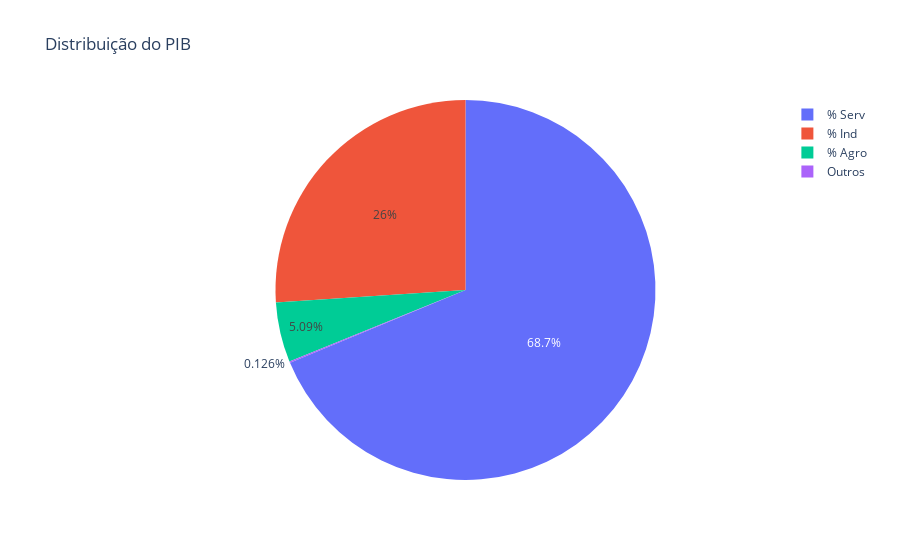

Notebook code cell kept with this figure:
### Code cell
fig = px.pie(pie, values='Country', names='Index', title='Distribuição do PIB')
fig.show()

### Figure 1 — Plotly figure (JSON) as saved in the notebook; plotly's stock layout.template omitted (floating-point values rounded to 4 significant figures)
{"data": [{"domain": {"x": [0, 1], "y": [0, 1]}, "hovertemplate": "Index=%{label}<br>Country=%{value}<extra></extra>", "labels": ["% Agro", "% Ind", "% Serv", "Outros"], "legendgroup": "", "name": "", "showlegend": true, "type": "pie", "values": [4.526, 23.15, 61.11, 0.1122]}], "layout": {"autosize": true, "legend": {"tracegroupgap": 0}, "title": {"text": "Distribuição do PIB"}}}
